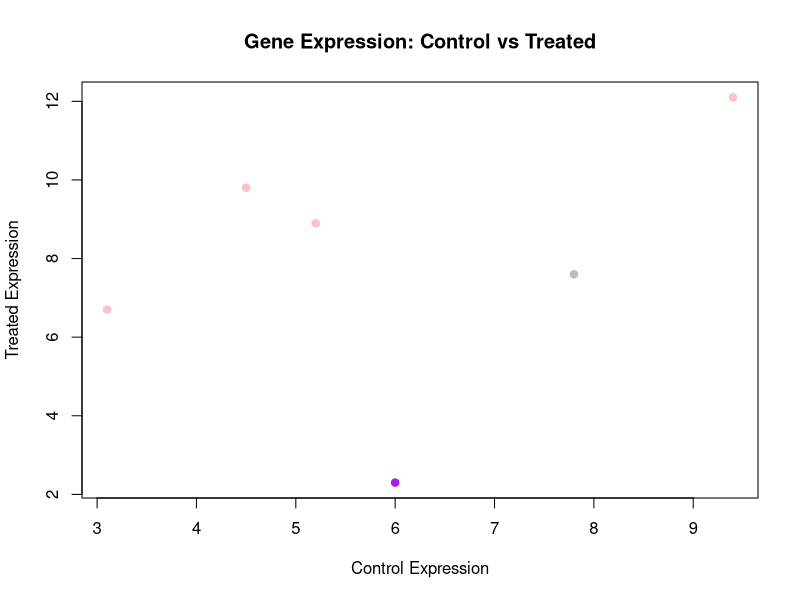

Write the R code that produced this figure.
gene_names <- c("BRCA1", "TP53", "EGFR", "MYC", "PTEN", "KRAS")
control <- c(5.2, 7.8, 3.1, 9.4, 6.0, 4.5)
treated <- c(8.9, 7.6, 6.7, 12.1, 2.3, 9.8)
chromosome <- c("17", "17", "7", "8", "10", "12")

names(control) <- gene_names
names(treated) <- gene_names

fold_change <- treated / control

classification <- ifelse(fold_change > 1.2, "upregulated",
                         ifelse(fold_change < 0.8, "downregulated", "stable"))
classification_factor <- factor(classification, 
                                levels = c("upregulated", "downregulated", "stable"))
gene_data <- list(
  names = gene_names,
  stats = list(
    control = control,
    treated = treated
  ),
  source = "Example gene expression dataset"
)

gene_data$names

gene_data$date_analyzed <- "2026-10-02"

gene_table <- data.frame(
  gene_names = gene_names,
  control = control,
  treated = treated,
  chromosome = chromosome,
  fold_change = fold_change,
  classification = classification
)

gene_table[gene_table$chromosome == "17", ]

gene_table$log2_fc <- log2(gene_table$fold_change)
gene_table <- gene_table[order(gene_table$fold_change, decreasing = TRUE), ]
write.csv(gene_table, "gene_table_sorted.csv", row.names = FALSE)


png("expression_plot.png", width = 800, height = 600)
plot(
  gene_table$control,
  gene_table$treated,
  xlab = "Control Expression",
  ylab = "Treated Expression",
  main = "Gene Expression: Control vs Treated",
  col = ifelse(
    gene_table$classification == "upregulated", "pink",
    ifelse(
      gene_table$classification == "downregulated", "purple",
      "gray"
    )
  ),
  pch = 19
)

dev.off()
